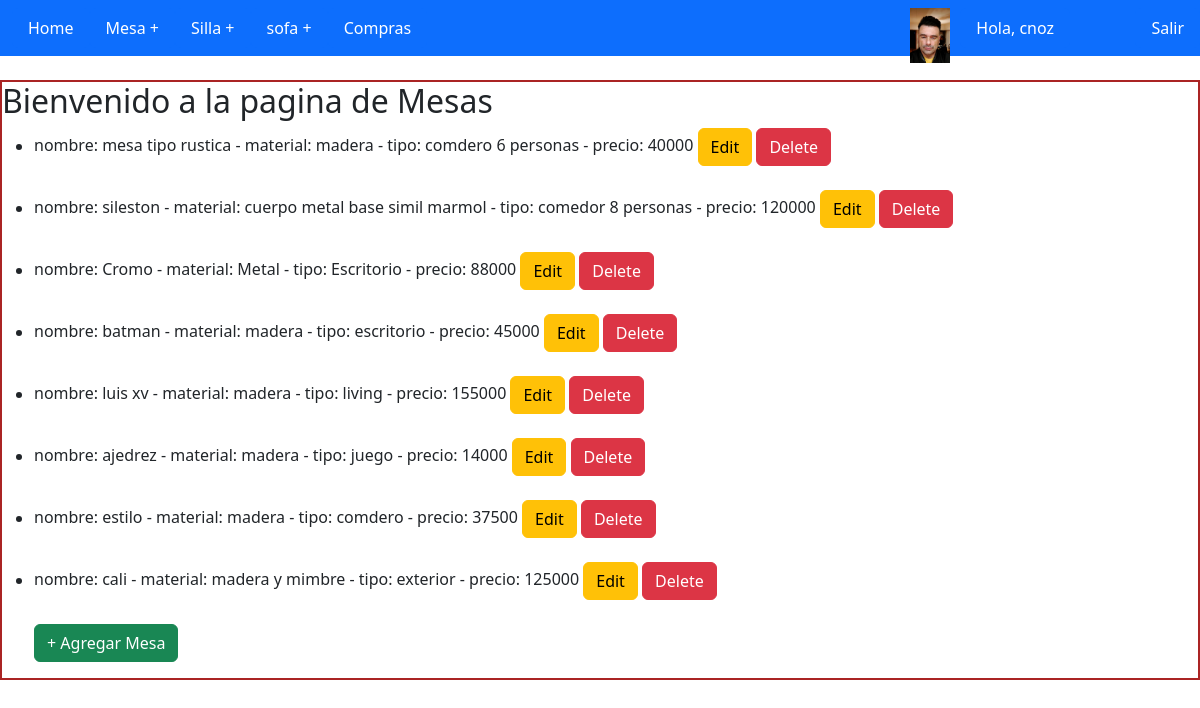
/productos/read_mesas/ (signed in), run on the app's committed database.
### productos/models.py (models this page shows)
class Mesa(models.Model):
    nombre = models.CharField(max_length= 30)
    material = models.CharField(max_length= 30)
    tipo= models.CharField(max_length= 30)
    precio = models.IntegerField()
    def __str__(self):
        return f'nombre: {self.nombre} - material: {self.material} - tipo: {self.tipo} - precio: {self.precio}'

### productos/views.py (the view)
# urls.py: path('read_mesas/', read_mesas),
@staff_member_required(redirect_field_name='next', login_url='/productos/acceso/') #redirect_field_name='next',--> se puede sacar
@login_required
def read_mesas(request=None):
    mesas= Mesa.objects.all()
    avatar = Avatar.objects.filter(user = request.user.id)
    try:
        avatar = avatar[0].image.url
    except:
        avatar = None
    return render(request,'crud_productos/read_mesas.html',{'mesas': mesas,'avatar': avatar})

### productos/template/crud_productos/read_mesas.html (shortened to what this page needs)
{% extends "../index.html" %}
{% load static %}
{% block contenido %}
<h2>Bienvenido a la pagina de Mesas</h2>
<ul>
    {% for mesa in mesas %}
        <li>
            {{ mesa }}
            <a href="/productos/update_mesas/{{mesa.id}}" class="btn btn-warning">Edit</a>
            <a href="/productos/delete_mesas/{{mesa.id}}" class="btn btn-danger">Delete</a>
        </li>
        <br>
    {% endfor %}
    <a class="btn btn-success" href="/productos/create_mesas"> + Agregar Mesa</a>
</ul>
{% endblock %}

### productos/template/index.html (shortened to what this page needs)
<!DOCTYPE html>
<html lang="en">
<head>
    {% load static %}
    <link rel="stylesheet" href="{% static '/css/myestylo.css' %}">
    <link rel="stylesheet" href="{%static 'css/bootstrap.min.css'%}">
</head>
<body>
    <nav class="navbar navbar-expand-lg navbar-light fixed-top bg-primary">
        <div class="container-fluid">
            <div class="collapse navbar-collapse" id="navbarSupportedContent">
            <ul class="nav nav-pills nav-fill">
                <li class="nav-item">
                    <a class="nav-link active" aria-current="page" href="/productos/">Home</a>
                  </li>
                  {% if staff_member_required %}
                  {% include "acceso.html" %}
                  {% else %}
                <li class="nav-item">
                  <a class="nav-link active" aria-current="page" href="/productos/read_mesas">Mesa +</a>
                </li>
                  {% endif %}
                  {% if staff_member_required %}
                  {% include "acceso.html" %}
                  {% else %}
                <li class="nav-item">
                  <a class="nav-link active" aria-current="page" href="/productos/read_sillas">Silla +</a>
                </li>
                {% endif %}
                  {% if staff_member_required %}
                  {% include "acceso.html" %}
                  {% else %}
                <li class="nav-item">
                  <a class="nav-link active" aria-current="page" href="/productos/read_sofa">sofa +</a>
                </li>
                {% endif %}
                <li class="nav-item">
                  <a class="nav-link active" aria-current="page" href="/productos/compras">Compras</a>
                </li>
                <li class="nav-item" style="position: absolute; right: 130px">
                  <a class="nav-link active" aria-current="page" href="/productos/perfil/">Hola, {{ user.username }}</a>
                </li>
                <li class="nav-item" style="position: absolute; right: 250px">
                  <img src='{{ avatar }}' width="40px">
                </li>
                <li class="nav-item" style="position: absolute; right: 0px">
                  <a class="nav-link active" aria-current="page" href="/productos/logout/">Salir</a>
                </li>
            </ul>
        </div>
        </div>
    </nav>
    <div class="contenido1">
        {% block contenido %}{% endblock %}
    </div>
</body>
</html>

### productos/static/css/myestylo.css (style rules this page uses)
.contenido1 { position: relative; top: 80px; border: 2px solid rgb(170, 36, 36); }

### data on the page
Mesa: nombre+material+tipo "nombre: mesa tipo rustica - material: madera - tipo: comdero 6 personas - precio: 40000"
Mesa: nombre+material+tipo "nombre: sileston - material: cuerpo metal base simil marmol - tipo: comedor 8 personas - precio: 120000"
Mesa: nombre+material+tipo "nombre: Cromo - material: Metal - tipo: Escritorio - precio: 88000"
Mesa: nombre+material+tipo "nombre: batman - material: madera - tipo: escritorio - precio: 45000"
Mesa: nombre+material+tipo "nombre: luis xv - material: madera - tipo: living - precio: 155000"
Mesa: nombre+material+tipo "nombre: ajedrez - material: madera - tipo: juego - precio: 14000"
Mesa: nombre+material+tipo "nombre: estilo - material: madera - tipo: comdero - precio: 37500"
Mesa: nombre+material+tipo "nombre: cali - material: madera y mimbre - tipo: exterior - precio: 125000"

### other printed values
{{ user.username }} "cnoz"
